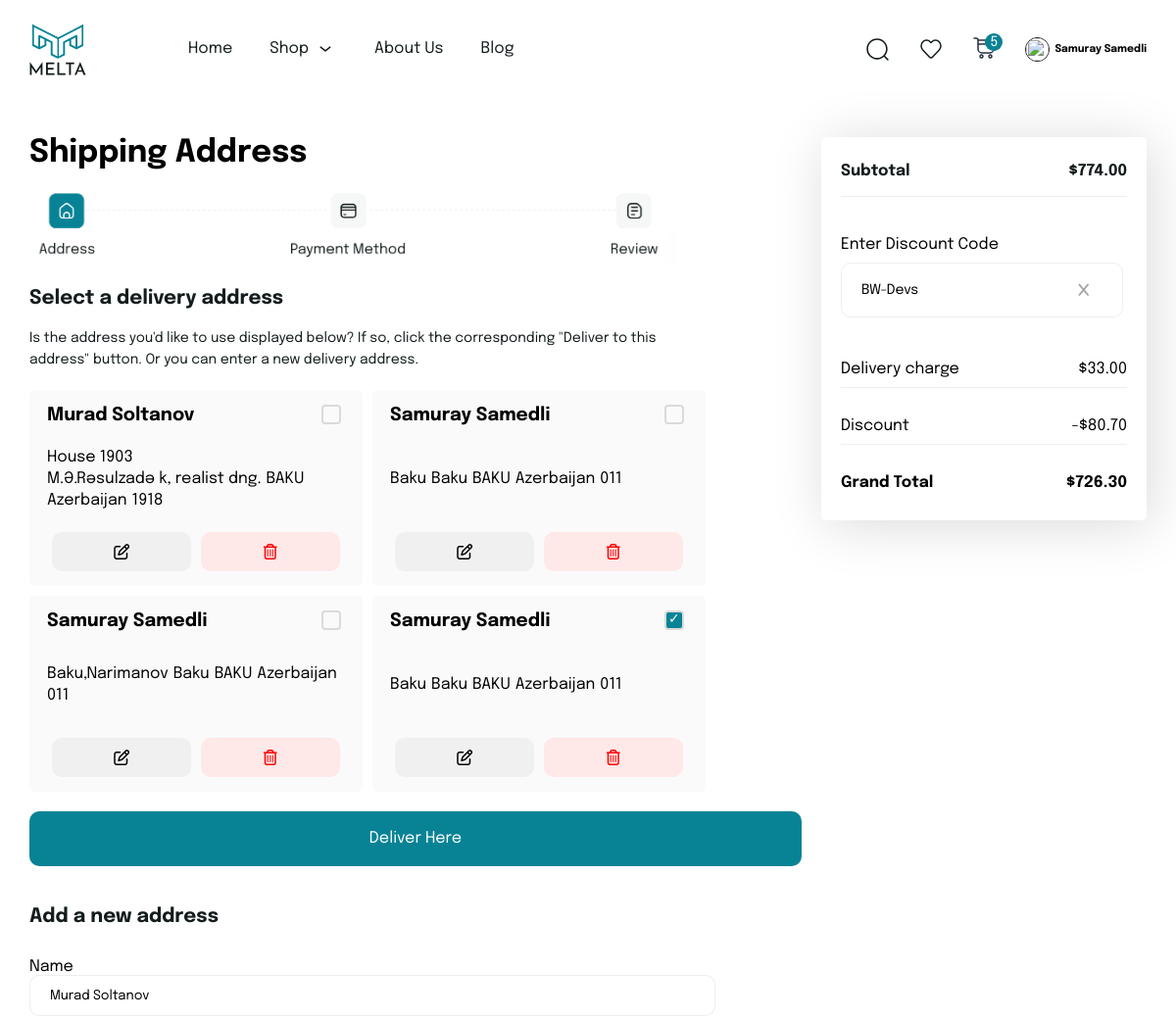
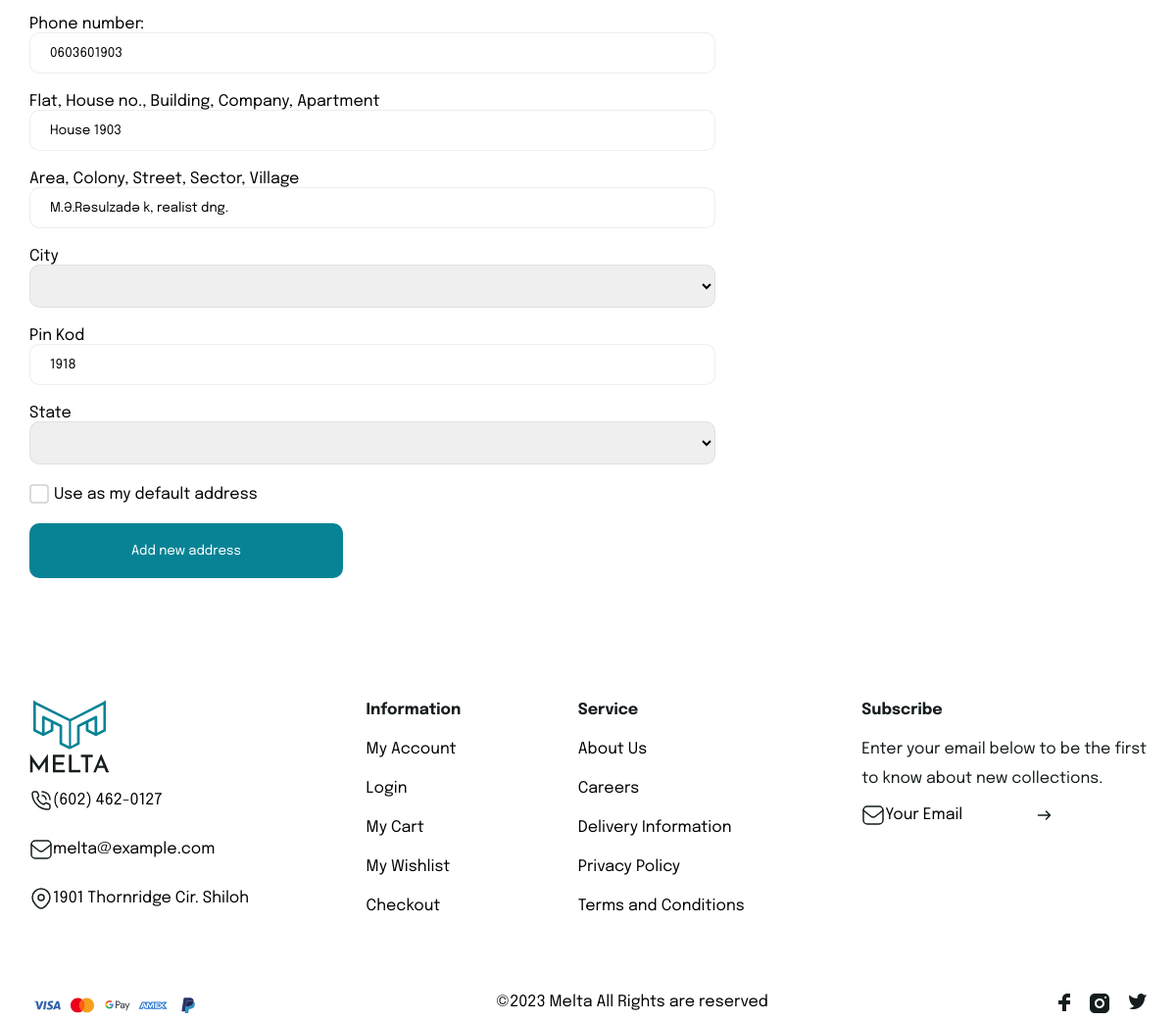
Page /update-address/8 (signed in) on the committed database (2 pictures, top to bottom).
### home/models.py (models this page shows, shortened)
class UserAddress(models.Model):
    user = models.ForeignKey(User,on_delete=models.CASCADE,related_name='address')
    name = models.CharField(max_length=50)
    country=models.CharField(max_length=50)
    city=models.CharField(max_length=50)
    flat=models.CharField(max_length=50)
    Area=models.CharField(max_length=50)
    pin=models.CharField(max_length=50)
    phone=models.CharField(blank=True,null=True,default="", max_length=50)
    default_address = models.BooleanField(default=False)

class UserOrderSummary(models.Model):
    user = models.OneToOneField(User,on_delete=models.CASCADE)
    discounts= models.ForeignKey(Discounts,null=True,db_constraint=False,on_delete=models.CASCADE,blank=True )
    discount_value= models.DecimalField(max_digits=10,decimal_places=2,default=0)
    subtotal= models.DecimalField(max_digits=10,decimal_places=2,default=0)
    payments = models.ForeignKey(Payments , null=True, blank=True,on_delete=models.CASCADE)
    address = models.ForeignKey(UserAddress, on_delete=models.SET_NULL, null=True, blank=True)
    total_delivery_cost= models.DecimalField(max_digits=10,decimal_places=2,default=0)
    grand_total= models.DecimalField(max_digits=10,decimal_places=2,default=0)

class Discounts(models.Model):
    code = models.CharField(max_length=50,unique=True)
    discount_type = models.CharField(max_length=50,choices=[('percentage', 'Percentage'), ('fixed', 'Fixed Amount')])
    discount_amount = models.DecimalField(max_digits=5, decimal_places=2)
    max_discount_amount = models.DecimalField(max_digits=5,decimal_places=2)
    is_active = models.BooleanField(default=True)
    def __str__(self):
        return self.code

### home/views.py (the view, shortened to what this page needs)
# urls.py: path('update-address/<int:id>',update_address, name='update-address'),
def update_address(request,id):
    order = Order.objects.filter(customers=request.user, status=False)
    order_count = order.count()
    user_order_summary = UserOrderSummary.objects.get(user=request.user)
    address = UserAddress.objects.filter(user=request.user)
    update_address = get_object_or_404(UserAddress, id=id)
    context={'address':address,'user_order_summary':user_order_summary,'update_address': update_address,'order':order,'order_count':order_count}
    return render(request, 'shipping.html',context)

### home/models.py (called while the page is built)
    def get_main_image(self):
        first_image = self.images.first()
        return first_image.images.url if first_image else None

### templates/shipping.html (shortened to what this page needs)
{% extends "base.html" %}
{% block body %}
<div class="shipping">
    <div class="shipping_left">
      <div class="shipping_caption">
        <h1>Shipping Address</h1>
      </div>
      <div class="shipping_icon">
        <img src="/media/navbar-footer_img/shipping_icon.png" alt="" />
      </div>
      <div class="shipping_text">
        <h4>Select a delivery address</h4><br>
        <span
          >Is the address you'd like to use displayed below? If so, click
          the corresponding "Deliver to this <br> address" button. Or you can
          enter a new delivery address.</span
        >
      </div>
      <div class="shipping_adress">
        {% if address %}
          {% for add in address %}
            <div class="ship_adress">
              <h3 class="ship_user"><span>{{add.name}}</span>
                {% if add.default_address %}
                <input  checked type="radio"  form="deliver" class="input_check" value="{{add.id}}" name="default_adress" id="{{add.id}}">
                {% else %}
                <input  form="deliver"  type="radio"  value="{{add.id}}" class="input_check" name="default_adress" id="{{add.id}}">
                {% endif %}
            </h3>
            <div class="address_details"><span>{{add.flat}}</span><span>{{add.Area}}</span><span>{{add.city}}</span><span>{{add.country}}</span><span>{{add.pin}}</span></div>
            <div class="address_update">
        <a class="address_change" href="{% url 'update-address' add.id %}"><i class="fa-regular fa-pen-to-square" style="color: #000000;"></i></a>
          <a class="address_delete" href="{% url 'delete-address' add.id %} "><i class="fa-regular fa-trash-can" style="color: #ff0000;"></i></a>
            </div>
          </div>
          {% endfor %}
        {% endif %}
      </div>
      <div class="">
        <a style="cursor: pointer;" href="{% url 'payments' %}"><button type="submit" form="deliver" id="proceed-to-checkout">Deliver Here</button></a>
      </div>
    </div>
    <div class="checkout_right">
      <div class="subtotal">
        <h4>Subtotal</h4>
        <h4>${{ user_order_summary.subtotal|floatformat:2}}</h4>
      </div>
      <div class="">
        <span style="text-align:left;">Enter Discount Code</span>
        <div class="coupon">
          {% if user_order_summary.discounts%}
          <div class="add_coupon_input">
            <div class="add_coupon_code">{{user_order_summary.discounts}}</div>
              <a href="{% url 'delete-discount'%}"><i class="fa-solid fa-x" style="color: #a3a3a3;">
                </i>
              </a>
            </div>
          {% else %}
            <form class="coupon_input" method="post" action="{% url 'apply-discount' %}">
              {% csrf_token %}
              <input required type="text" id="coupon-code" value="" name="discount_code" placeholder="Enter discount code"/>
              <button type="submit" id="apply-coupon">Apply</button>
            </form>
          {% endif %}
            </div>
    </div>
    <div class="delivery">
      <div>Delivery charge</div>
      <div>
        ${{user_order_summary.total_delivery_cost|floatformat:2}}
      </div>
    </div>
    {% if user_order_summary.discount_value > 0 %}
    <div class="delivery">
      <div>Discount</div>
      <div>-${{user_order_summary.discount_value}}</div>
    </div>
    {% endif %}
      <div class="total">
        <h4>Grand Total</h4>
        <h4 >${{user_order_summary.grand_total|floatformat:2}}</h4>
      </div>
    </div>
  </div>
  <div class="shipping_form">
    <h4>Add a new address</h4>
    {% if update_address %}
    <form id="ship_form" action="{% url 'update-address' update_address.id %}" method="post">
      <div class="form-group">
          <label for="name">Name</label>
          <input type="text" id="name" name="name" value='{{update_address.name}}' placeholder="Enter Name" required >
      </div>
      <div class="form-group">
          <label for="phone">Phone number:</label>
          <input type="tel" id="phone" value='{{update_address.phone}}' name="phone" placeholder="Enter Mobile Number" required>
      </div>
      <div class="form-group">
          <label for="address-details">Flat, House no., Building, Company, Apartment
          </label>
          <input type="text" id="address-details" value='{{update_address.flat}}' name="flat" required>
      </div>
      <div class="form-group">
          <label for="area">Area, Colony, Street, Sector, Village
          </label>
          <input type="text" id="area" value='{{update_address.Area}}' name="area" required>
      </div>
      <div class="form-group">
          <label for="city">City</label>
          <select id="city" name="city" value='{{update_address.city}}' required>
          </select>
      </div>
      <div class="form-group">
          <label for="pin-code">Pin Kod</label>
          <input type="text" value='{{update_address.pin}}' id="pin-code" name="pin-code" placeholder="Enter Pin Code" required>
      </div>
      <div class="form-group">
          <label for="state">State</label>
          <select value='{{update_address.country}}' id="state" name="state" required>
        </select>
      </div>
      <div >
        <label style="display: flex;align-items:center;" for="default-address"><input  class="input_check" style='margin-right:5px' type="checkbox" value='{{update_address.default_address}}' id="default-address"  name="default-address">Use as my default address</label>
    </div>
      <div class="form-group">
          <button type="submit">Add new address</button>
      </div>
  </form>
    {% endif %}
  </div>
{% endblock body %}

### templates/base.html (shortened to what this page needs)
{% load static %}
<!DOCTYPE html>
<html lang="en">
<head>
    <link rel="stylesheet" href="https://cdnjs.cloudflare.com/ajax/libs/font-awesome/6.5.1/css/all.min.css" />
    <link rel="stylesheet" href="{% static 'product.css'%}">
    <link rel="stylesheet" href="{%static 'style.css'%}">
</head>
<body>
    <div class="container">
        <div class="navbar">
          <div class="nav">
            <div class="logo_text">
              <a href="{% url 'home' %}">
                <img
                src="/media/navbar-footer_img/homepage_logo.svg"
                alt="header-logo"
                class="header_logo"
              />
              </a>
            </div>
            <ul class="header_menu">
              <li><a href="{% url 'home' %}">Home</a></li>
              <li>
                <a href="{% url 'products' %}">Shop <img src="/media/navbar-footer_img/down.svg" alt="down" /></a>
              </li>
              <li><a href="">About Us</a></li>
              <li><a href="">Blog</a></li>
            </ul>
          </div>
          <div class="nav_login">
            <ul class="header_icon">
              <li style='position:relative;display:flex;align-items:center'>
                  <img onclick='searchClick(event)' style='margin-left:10px;width:25px;height:25px'  src="/media/navbar-footer_img/search_icon.svg" alt="" />
              </li>
              <li>
                  <img src="/media/navbar-footer_img/fav_icon.svg" alt="" />
              </li>
              <li>
                <button id="shop_btn" onclick="card_view()" class="icon_button">
                  <img src="/media/navbar-footer_img/shopbuy_icon.svg" alt="" />
                  <span id="shopcount">{{order_count}}</span>
                </button>
              </li>
            </ul>
            {% if request.user.is_authenticated %}
            <div class="user_navbar">
              <a href="{% url 'my-order' %}">
                <div class="user_img">
                  <img src="https://static.vecteezy.com/system/resources/previews/005/129/844/non_2x/profile-user-icon-isolated-on-white-background-eps10-free-vector.jpg" alt="">
                </div>
                <h6>{{request.user.first_name|title}} {{request.user.last_name|title}}</h6>
              </a>
            </div>
              {% else %}
              <button class="login-button"><span>Login</span></button>
            {% endif %}
          </div>
        </div>
    </div>
    <div class="container">
      <div id='container_body' class="container_body">
    {% block body %}
    {% endblock body %}
     </div>
    </div>
    <div class="container">
    <div>
        <div class="footer">
          <ul>
            <a href="{% url 'home' %}">
              <img
              src="/media/navbar-footer_img/homepage_logo.svg"
              alt="footer-logo"
              class="footer_logo"
            />
            </a>
            <li class="media_icon">
              <a href="tel:+16024620127">
                  <img src="/media/navbar-footer_img/calling.svg" alt="">
                  <span>(602) 462-0127</span>
              </a>
          </li>
            <li class="media_icon">
              <a href="mailto:melta@example.com">
                  <img src="/media/navbar-footer_img/gmail.svg" alt="">
                  <span>melta@example.com</span>
              </a>
          </li>
            <li class="media_icon">
              <a target="_blank" href="https://maps.app.goo.gl/EhKsEKHYkaUzpPF66">
                <img src="/media/navbar-footer_img/location.svg" alt="">
                <span>1901 Thornridge Cir. Shiloh</span>
              </a>
            </li>
          </ul>
          <ul>
            <li><span class="bold">Information</span></li>
            <li><a href="">My Account</a></li>
            <li><a href="">Login</a></li>
            <li><a
            {% if request.user.is_authenticated %}
              href="{% url 'checkout' %}"
            {% else %}
              href=""
            {% endif %}
              >My Cart</a></li>
            <li>
              <a
            {% if request.user.is_authenticated %}
              href=""
            {% else %}
              href=""
            {% endif %}
            >My Wishlist</a>
          </li>
            <li><a
            {% if request.user.is_authenticated %}
              href="{% url 'shipping' %}"
            {% else %}
              href=""
            {% endif %}
            >Checkout</a></li>
          </ul>
          <ul>
            <li><span class="bold">Service</span></li>
            <li>
              <a
                {% if request.user.is_authenticated %}
                href=""
              {% else %}
                href=""
              {% endif %}>
              About Us
              </a>
            </li>
            <li>
                <a
                {% if request.user.is_authenticated %}
                href=""
              {% else %}
                href=""
              {% endif %}
              >Careers</a>
            </li>
            <li>
                <a
                {% if request.user.is_authenticated %}
                href=""
              {% else %}
                href=""
              {% endif %}>
                Delivery Information</a>
            </li>
            <li>
              <a
              {% if request.user.is_authenticated %}
              href=""
            {% else %}
              href=""
            {% endif %}>
              Privacy Policy</a>
            </li>
            <li>
              <a
              {% if request.user.is_authenticated %}
              href=""
            {% else %}
              href=""
            {% endif %}>
              Terms and Conditions</a>
            </li>
          </ul>
          <ul>
            <li><span class="bold">Subscribe</span></li>
            <li>
              Enter your email below to be the first <br> to know about new
              collections.
            </li>
            <li class="gmail">
              <img src="/media/navbar-footer_img/gmail.svg" alt="gmail icon">
               <input placeholder="Your Email" type="email" name="email" id="subscribe_email">
              <img src="/media/navbar-footer_img/right.svg" alt="right icon"></li>
          </ul>
        </div>
        <br><br>
        <div class="footer_end">
          <ul class="pay_card">
              <li><img src="/media/navbar-footer_img/Visa.svg" alt="Visa"></li>
              <li><img src="/media/navbar-footer_img/Mastercard.svg" alt="Mastercard"></li>
              <li><img src="/media/navbar-footer_img/GooglePay.svg" alt="GooglePay"></li>
              <li><img src="/media/navbar-footer_img/Amex.svg" alt="Amex"></li>
              <li><img src="/media/navbar-footer_img/PayPal.svg" alt="PayPal"></li>
          </ul>
          <span>©2023 Melta All Rights are reserved️ </span>
          <ul class="social">
              <li><a target="_blank" href="https://www.facebook.com/codersaz">
                <img src="/media/navbar-footer_img/fb.svg" alt="facebook icon">
              </a></li>
              <li><a target="_blank" href="https://www.instagram.com/codersazerbaijan?utm_source=ig_web_button_share_sheet&igsh=ZDNlZDc0MzIxNw=="><img src="/media/navbar-footer_img/instagram.svg" alt="instagram icon"></a></li>
              <li><img src="/media/navbar-footer_img/twitter.svg" alt="twitter icon"></li>
          </ul>
      </div>
    </div>
    </div>
</body>
</html>

### static/product.css (style rules this page uses)
* { margin: 0; padding: 0; box-sizing: border-box; border: none; text-decoration: none; list-style: none; font-family: "Epilogue", sans-serif; user-select: none; scroll-behavior: smooth; }
i { cursor: pointer; }
a { color: black; }
.container { width: 1140px; max-width: 95%; margin: 0 auto; }
.container_body { display: flex; flex-direction: column; width: 100%; gap: 20px; padding: 40px 0px; }
.input_check { -moz-appearance: none; -webkit-appearance: none; appearance: none; width: 20px; height: 20px; margin-right: 4px; border: 2px solid #dcdada; position: relative; border-radius: 4px; outline: none; cursor: pointer; }
.input_check:checked { background-color: #088395; }
.input_check:checked::before { content: '✓'; position: absolute; top: -2px; left: 2px; font-size: 14px; color: white; }
#subscribe_email::placeholder { font-size: 20px; color: black; }

### rows in the picture
UserAddress: name "Murad Soltanov", flat "House 1903", Area "M.Ə.Rəsulzadə k, realist dng.", city "BAKU", country "Azerbaijan", pin "1918", phone "0603601903", area "M.Ə.Rəsulzadə k, realist dng.", pin-code "1918"
UserAddress: name "Samuray Samedli", flat "Baku", Area "Baku", city "BAKU", country "Azerbaijan", pin "011"
UserAddress: name "Samuray Samedli", flat "Baku,Narimanov", Area "Baku", city "BAKU", country "Azerbaijan", pin "011"
UserAddress: name "Samuray Samedli", flat "Baku", Area "Baku", city "BAKU", country "Azerbaijan", pin "011"
UserOrderSummary: subtotal "774.00", discounts "BW-Devs", total_delivery_cost "33.00", discount_value "80.70", grand_total "726.30"

### other values in the picture
{{ order_count }} "5"
{{ request.user.first_name|title }} "Samuray"
{{ request.user.last_name|title }} "Samedli"
